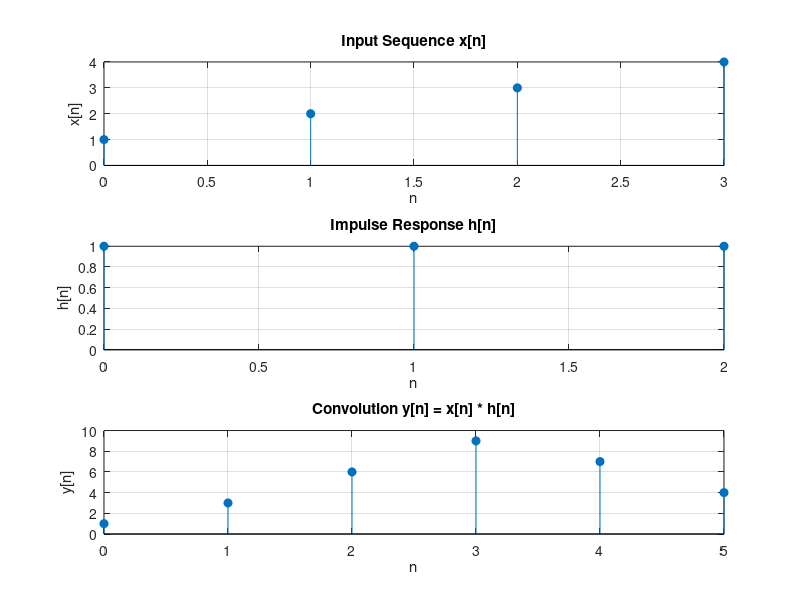

Here is the MATLAB script that generated this plot:
clc;
clear;
close all;

% First sequence
x = [1 2 3 4];

% Second sequence
h = [1 1 1];

% Convolution using MATLAB built-in function
y = conv(x, h);

% Time indices
nx = 0:length(x)-1;
nh = 0:length(h)-1;
ny = 0:length(y)-1;

% Display results
disp('x[n] = ');
disp(x);

disp('h[n] = ');
disp(h);

disp('Convolution y[n] = x[n] * h[n] = ');
disp(y);

% Plot x[n]
figure;

subplot(3,1,1);
stem(nx, x, 'filled');
grid on;
xlabel('n');
ylabel('x[n]');
title('Input Sequence x[n]');

% Plot h[n]
subplot(3,1,2);
stem(nh, h, 'filled');
grid on;
xlabel('n');
ylabel('h[n]');
title('Impulse Response h[n]');

% Plot convolution
subplot(3,1,3);
stem(ny, y, 'filled');
grid on;
xlabel('n');
ylabel('y[n]');
title('Convolution y[n] = x[n] * h[n]');
